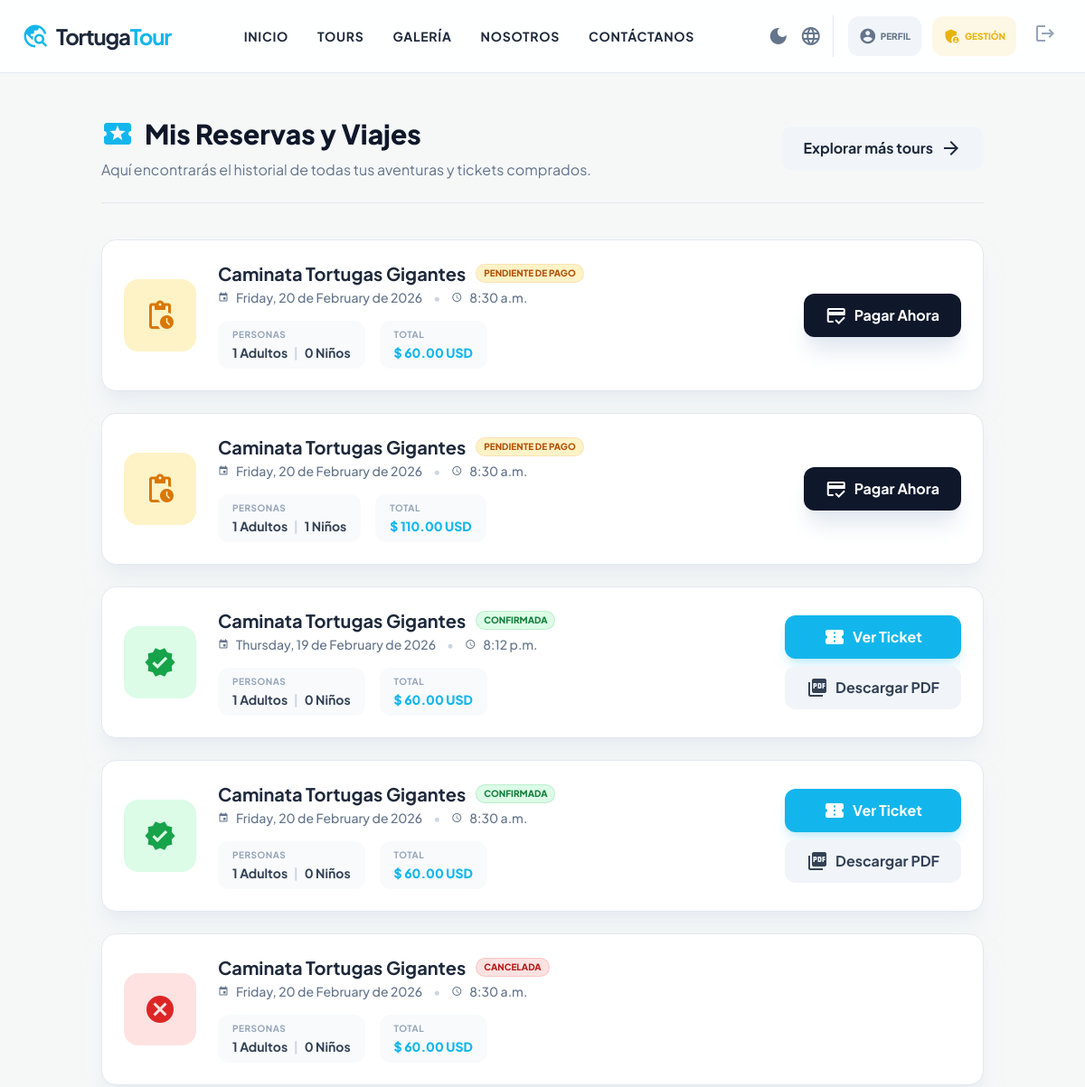
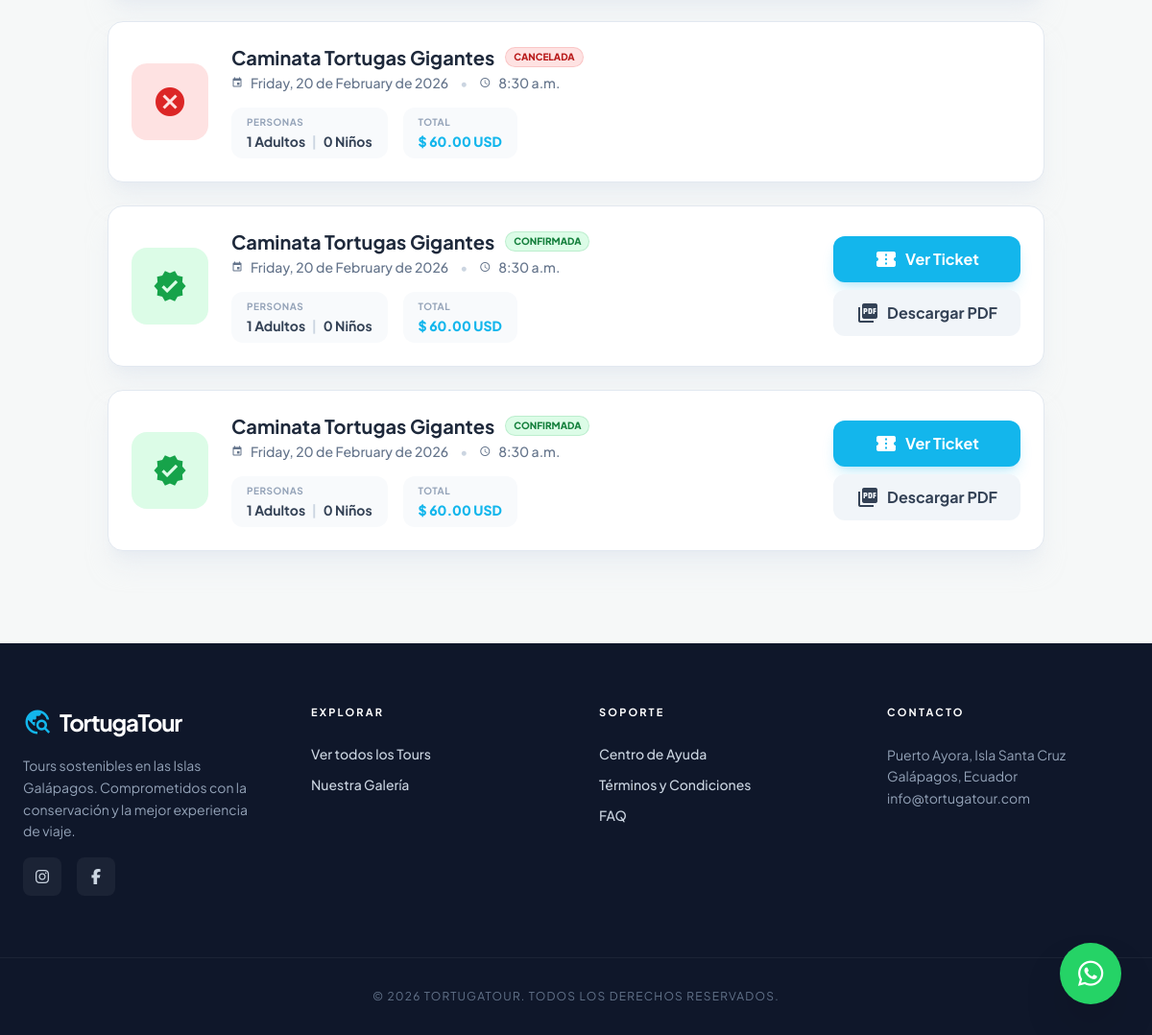
The app's page /mis-reservas/ (signed in) with its own data (2 pictures, top to bottom).
### core/models.py (models this page shows, shortened)
class Reserva(models.Model):
    ESTADOS = (
        ("pendiente", "Pendiente"),
        ("confirmada", "Confirmada"),
        ("pagada", "Pagada"),
        ("cancelada", "Cancelada"),
    )
    usuario = models.ForeignKey(User, on_delete=models.CASCADE, null=True, blank=True)
    salida = models.ForeignKey(SalidaTour, on_delete=models.CASCADE, related_name="reservas")
    adultos = models.PositiveIntegerField()
    ninos = models.PositiveIntegerField()
    total_pagar = models.DecimalField(max_digits=10, decimal_places=2)
    estado = models.CharField(max_length=20, choices=ESTADOS, default="pendiente")
    fecha_reserva = models.DateTimeField(default=timezone.now)
    nombre = models.CharField(max_length=100)
    apellidos = models.CharField(max_length=150)
    correo = models.EmailField()
    telefono = models.CharField(max_length=30)
    identificacion = models.CharField(max_length=50)

class SalidaTour(models.Model):
    tour = models.ForeignKey(Tour, on_delete=models.CASCADE, related_name="salidas")
    fecha = models.DateField()
    hora = models.TimeField(null=True, blank=True)
    cupo_maximo = models.PositiveIntegerField()
    cupos_disponibles = models.PositiveIntegerField()

class Tour(models.Model):
    nombre = models.CharField(max_length=150)
    destino = models.ForeignKey(Destino, on_delete=models.CASCADE, related_name="tours")
    descripcion = models.TextField()
    precio = models.DecimalField(max_digits=8, decimal_places=2)
    precio_adulto = models.DecimalField(max_digits=8, decimal_places=2, default=0, blank=True)
    precio_nino = models.DecimalField(max_digits=8, decimal_places=2, default=0, blank=True)
    lemonsqueezy_variant_id = models.CharField(max_length=50, blank=True, default="")
    cupo_maximo = models.PositiveIntegerField(default=15)
    cupos_disponibles = models.PositiveIntegerField(default=15)

### core/views.py (the view)
# urls.py: path('mis-reservas/', views.mis_reservas, name='mis_reservas'),
@login_required
def mis_reservas(request):
    reservas = Reserva.objects.filter(usuario=request.user).order_by('-fecha_reserva')
    return render(request, 'core/mis_reservas.html', {'reservas': reservas})

### core/context_processors.py (called while the page is built)
def whatsapp_number(request):
    return {"WHATSAPP_NUMBER": getattr(settings, "WHATSAPP_NUMBER", "")}

### core/templates/core/mis_reservas.html (shortened to what this page needs)
{% extends "core/base.html" %}
{% block content %}
<section class="max-w-5xl mx-auto px-6 py-12 min-h-[60vh]">
    <div
        class="mb-10 border-b border-slate-200 dark:border-slate-800 pb-6 flex flex-col md:flex-row md:items-center justify-between gap-4">
        <div>
            <h1 class="text-3xl font-black text-slate-900 dark:text-white flex items-center gap-3">
                <span class="material-icons text-primary text-4xl">local_activity</span>
                Mis Reservas y Viajes
            </h1>
            <p class="text-slate-500 dark:text-slate-400 mt-2">
                Aquí encontrarás el historial de todas tus aventuras y tickets comprados.
            </p>
        </div>
        <a href="{% url 'tours' %}"
            class="bg-slate-100 hover:bg-slate-200 dark:bg-slate-800 dark:hover:bg-slate-700 text-slate-800 dark:text-white font-bold py-3 px-6 rounded-xl transition-colors flex items-center justify-center gap-2 whitespace-nowrap w-max">
            Explorar más tours
            <span class="material-icons">arrow_forward</span>
        </a>
    </div>
    {% if reservas %}
    <div class="grid gap-6">
        {% for reserva in reservas %}
        <div
            class="bg-white dark:bg-slate-800 border border-slate-200 dark:border-slate-700 rounded-2xl p-6 shadow-xl shadow-slate-200/50 dark:shadow-none flex flex-col md:flex-row items-center gap-6 group hover:border-primary transition-colors">
            <div class="flex-shrink-0 relative">
                {% if reserva.estado == 'pagada' or reserva.estado == 'confirmada' %}
                <div
                    class="w-20 h-20 bg-green-100 dark:bg-green-900/30 text-green-600 dark:text-green-500 rounded-2xl flex items-center justify-center relative overflow-hidden">
                    <span class="material-icons text-4xl z-10">verified</span>
                </div>
                {% elif reserva.estado == 'pendiente' %}
                <div
                    class="w-20 h-20 bg-amber-100 dark:bg-amber-900/30 text-amber-600 dark:text-amber-500 rounded-2xl flex items-center justify-center">
                    <span class="material-icons text-4xl">pending_actions</span>
                </div>
                {% else %}
                <div
                    class="w-20 h-20 bg-red-100 dark:bg-red-900/30 text-red-600 dark:text-red-500 rounded-2xl flex items-center justify-center">
                    <span class="material-icons text-4xl">cancel</span>
                </div>
                {% endif %}
            </div>
            <div class="flex-grow flex flex-col items-center md:items-start text-center md:text-left">
                <div class="flex flex-wrap items-center justify-center md:justify-start gap-3 mb-1">
                    <h2 class="text-xl font-bold text-slate-800 dark:text-white leading-tight">
                        {{ reserva.salida.tour.nombre|truncatechars:45 }}
                    </h2>
                    {% if reserva.estado == 'pagada' or reserva.estado == 'confirmada' %}
                    <span
                        class="bg-green-100 text-green-700 dark:bg-green-900/50 dark:text-green-400 text-[10px] font-black uppercase px-2 py-0.5 rounded-full ring-1 ring-green-500/30">Confirmada</span>
                    {% elif reserva.estado == 'pendiente' %}
                    <span
                        class="bg-amber-100 text-amber-700 dark:bg-amber-900/50 dark:text-amber-400 text-[10px] font-black uppercase px-2 py-0.5 rounded-full ring-1 ring-amber-500/30">Pendiente
                        de Pago</span>
                    {% else %}
                    <span
                        class="bg-red-100 text-red-700 dark:bg-red-900/50 dark:text-red-400 text-[10px] font-black uppercase px-2 py-0.5 rounded-full ring-1 ring-red-500/30">Cancelada</span>
                    {% endif %}
                </div>
                <p class="text-sm font-medium text-slate-500 dark:text-slate-400 flex items-center gap-2 mb-4">
                    <span class="material-icons text-xs">event</span>
                    {{ reserva.salida.fecha|date:"l, j \d\e F \d\e Y" }}
                    <span class="px-1 text-slate-300 dark:text-slate-600">•</span>
                    <span class="material-icons text-xs">schedule</span>
                    {{ reserva.salida.hora|default:"Por definir" }}
                </p>
                <div class="flex flex-wrap justify-center md:justify-start gap-4 w-full">
                    <div class="bg-slate-50 dark:bg-slate-900 px-4 py-2 rounded-xl flex-1 md:flex-none">
                        <p class="text-[10px] font-bold text-slate-400 uppercase tracking-wider mb-0.5">Personas</p>
                        <p class="text-sm font-bold text-slate-700 dark:text-slate-300">
                            {{ reserva.adultos }} Adultos <span class="text-slate-300 mx-1">|</span> {{ reserva.ninos }}
                            Niños
                        </p>
                    </div>
                    <div class="bg-slate-50 dark:bg-slate-900 px-4 py-2 rounded-xl flex-1 md:flex-none">
                        <p class="text-[10px] font-bold text-slate-400 uppercase tracking-wider mb-0.5">Total</p>
                        <p class="text-sm font-black text-primary">$ {{ reserva.total_pagar }} USD</p>
                    </div>
                </div>
            </div>
            <div class="flex-shrink-0 w-full md:w-auto flex flex-col gap-2 mt-4 md:mt-0">
                {% if reserva.estado == 'pagada' or reserva.estado == 'confirmada' %}
                <a href="{% url 'ticket_reserva' reserva.id %}" target="_blank"
                    class="w-full md:w-auto bg-primary text-white font-bold py-3 px-6 rounded-xl hover:bg-primary-dark transition shadow-lg shadow-primary/20 flex items-center justify-center gap-2">
                    <span class="material-icons">confirmation_number</span>
                    Ver Ticket
                </a>
                <a href="{% url 'ver_ticket_pdf' reserva.id %}" download
                    class="w-full md:w-auto bg-slate-100 text-slate-700 dark:bg-slate-700 dark:text-white font-bold py-3 px-6 rounded-xl hover:bg-slate-200 dark:hover:bg-slate-600 transition flex items-center justify-center gap-2">
                    <span class="material-icons">picture_as_pdf</span>
                    Descargar PDF
                </a>
                {% elif reserva.estado == 'pendiente' %}
                <a href="{% url 'checkout_reserva' reserva.id %}"
                    class="w-full md:w-auto bg-slate-900 text-white dark:bg-white dark:text-slate-900 font-bold py-3 px-6 rounded-xl hover:bg-primary dark:hover:bg-primary dark:hover:text-white transition shadow-xl shadow-slate-200 dark:shadow-none flex items-center justify-center gap-2">
                    <span class="material-icons">credit_score</span>
                    Pagar Ahora
                </a>
                {% elif reserva.estado != 'cancelada' %}
                <span class="text-xs font-bold text-slate-400 text-center block">Procesando...</span>
                {% endif %}
            </div>
        </div>
        {% endfor %}
    </div>
    {% endif %}
</section>
{% endblock %}

### core/templates/core/base.html (style rules this page uses)
html { top: 0 !important; margin-top: 0 !important; }
body { top: 0px !important; margin-top: 0 !important; position: static !important; }

### records on screen
Reserva: estado "pendiente" (drawn), salida.tour.nombre "Caminata Tortugas Gigantes", salida.fecha "Friday, 20 de February de 2026", salida.hora "8:30 a.m.", adultos "1", ninos "0", total_pagar "60.00"
Reserva: estado "pendiente" (drawn), salida.tour.nombre "Caminata Tortugas Gigantes", salida.fecha "Friday, 20 de February de 2026", salida.hora "8:30 a.m.", adultos "1", ninos "1", total_pagar "110.00"
Reserva: estado "pagada" (drawn), salida.tour.nombre "Caminata Tortugas Gigantes", salida.fecha "Thursday, 19 de February de 2026", salida.hora "8:12 p.m.", adultos "1", ninos "0", total_pagar "60.00"
Reserva: estado "pagada" (drawn), salida.tour.nombre "Caminata Tortugas Gigantes", salida.fecha "Friday, 20 de February de 2026", salida.hora "8:30 a.m.", adultos "1", ninos "0", total_pagar "60.00"
Reserva: estado "cancelada" (drawn), salida.tour.nombre "Caminata Tortugas Gigantes", salida.fecha "Friday, 20 de February de 2026", salida.hora "8:30 a.m.", adultos "1", ninos "0", total_pagar "60.00"
Reserva: estado "cancelada" (drawn), salida.tour.nombre "Caminata Tortugas Gigantes", salida.fecha "Friday, 20 de February de 2026", salida.hora "8:30 a.m.", adultos "1", ninos "0", total_pagar "60.00"
Reserva: estado "pagada" (drawn), salida.tour.nombre "Caminata Tortugas Gigantes", salida.fecha "Friday, 20 de February de 2026", salida.hora "8:30 a.m.", adultos "1", ninos "0", total_pagar "60.00"
Reserva: estado "pagada" (drawn), salida.tour.nombre "Caminata Tortugas Gigantes", salida.fecha "Friday, 20 de February de 2026", salida.hora "8:30 a.m.", adultos "1", ninos "0", total_pagar "60.00"
